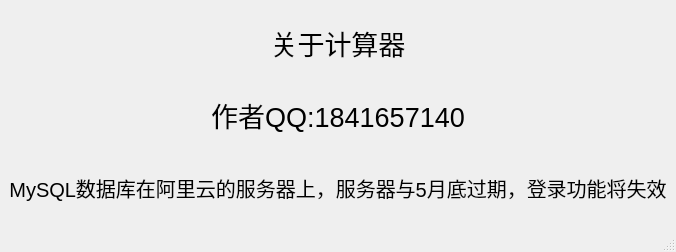
<?xml version="1.0" encoding="UTF-8"?>
<ui version="4.0">
 <class>AboutCalc</class>
 <widget class="QMainWindow" name="AboutCalc">
  <property name="geometry">
   <rect>
    <x>0</x>
    <y>0</y>
    <width>569</width>
    <height>252</height>
   </rect>
  </property>
  <property name="windowTitle">
   <string>MainWindow</string>
  </property>
  <widget class="QWidget" name="centralwidget">
   <layout class="QVBoxLayout" name="verticalLayout_2">
    <item>
     <layout class="QVBoxLayout" name="verticalLayout">
      <item>
       <widget class="QLabel" name="label">
        <property name="font">
         <font>
          <pointsize>20</pointsize>
         </font>
        </property>
        <property name="text">
         <string>关于计算器</string>
        </property>
        <property name="alignment">
         <set>Qt::AlignCenter</set>
        </property>
       </widget>
      </item>
      <item>
       <widget class="QLabel" name="label_2">
        <property name="font">
         <font>
          <pointsize>20</pointsize>
         </font>
        </property>
        <property name="text">
         <string>作者QQ:1841657140</string>
        </property>
        <property name="alignment">
         <set>Qt::AlignCenter</set>
        </property>
       </widget>
      </item>
      <item>
       <widget class="QLabel" name="label_3">
        <property name="font">
         <font>
          <pointsize>15</pointsize>
         </font>
        </property>
        <property name="text">
         <string>MySQL数据库在阿里云的服务器上，服务器与5月底过期，登录功能将失效</string>
        </property>
        <property name="alignment">
         <set>Qt::AlignCenter</set>
        </property>
       </widget>
      </item>
     </layout>
    </item>
   </layout>
  </widget>
  <widget class="QMenuBar" name="menubar">
   <property name="geometry">
    <rect>
     <x>0</x>
     <y>0</y>
     <width>569</width>
     <height>17</height>
    </rect>
   </property>
  </widget>
  <widget class="QStatusBar" name="statusbar"/>
 </widget>
 <resources/>
 <connections/>
</ui>
